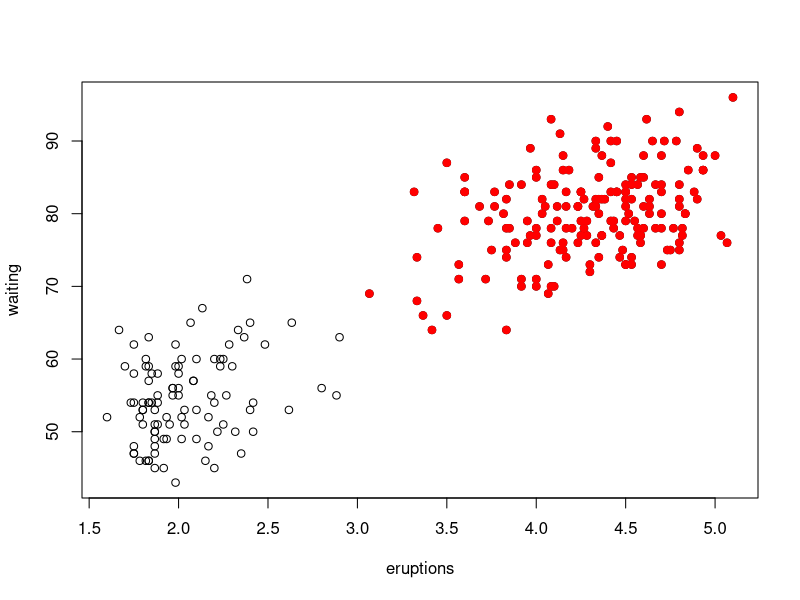

Source code (R): (Note: this script raises an error after producing the figure.)
str(faithful)

plot(faithful) # 제네릭 고수준 그래프 함수

eruptions.long <- faithful[faithful$eruptions > 3, ]
eruptions.long

points(eruptions.long, col="red", pch=19) # 점에 효과를 주는 저수준 그래프 함수 
                                          # 반드시 기존에 그래프를 생성해놔야 함

dev.off() # 그래프 삭제
points(eruptions.long, col="red", pch=19) # err (바로 저수준은 불가)

old.par = par(mfrow=c(2, 2))
faithful.lm.model <- lm(waiting ~ eruptions, faithful)
plot(faithful.lm.model)
par(old.par)


plot(faithful)
points(eruptions.long, col="red", pch=19) 

lines(x = faithful$eruptions, y=fitted(faithful.lm.model), # 모델에 피팅 
      col='blue') # 저수준 그래프함수를 응용하여 회귀선 그어주기 

abline(v=3, col="purple")# 수평, 수직선등 그어주는 저수준 그래프 함수 
abline(h=mean(faithful$waiting), col="green")
abline(faithful.lm.model, col="blue") # 얘로도 회귀선 응용 가능



































































